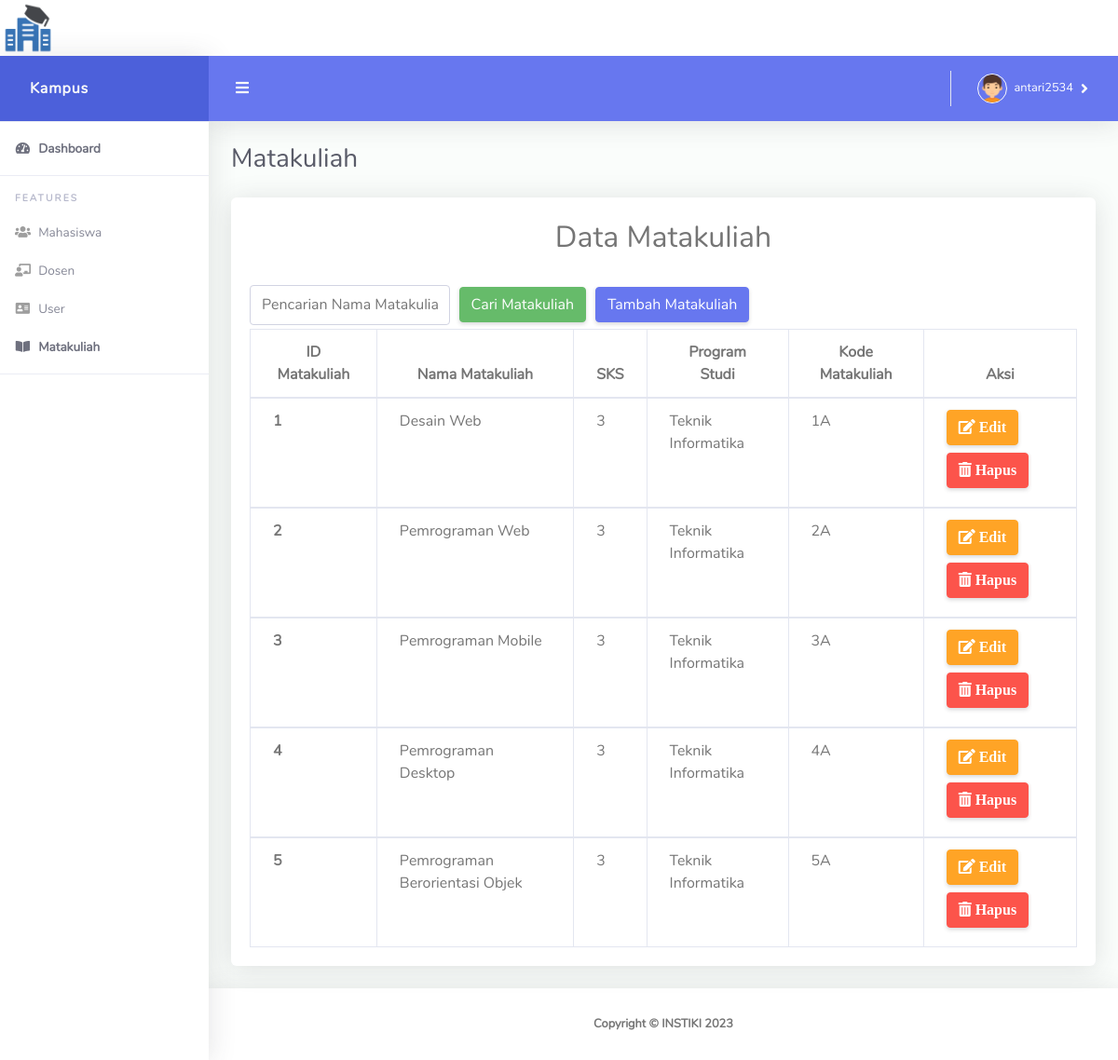
The app's page /index.php?hal=matakuliah (signed in), older data.
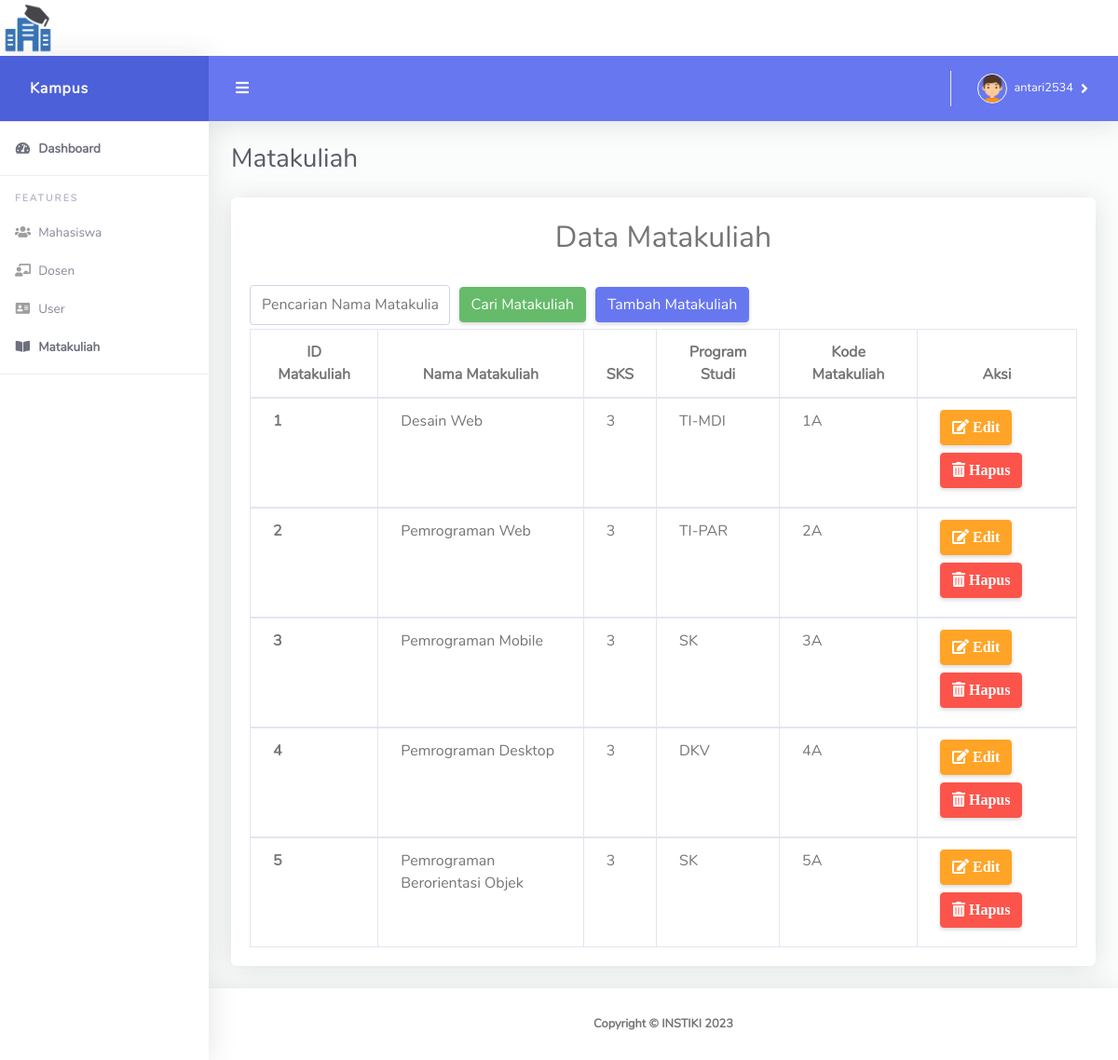
The same page, newer data.
### tables this page shows
CREATE TABLE `dbmatakuliah` (
  `id_matakuliah` int(11) NOT NULL,
  `nama_matakuliah` varchar(100) NOT NULL,
  `sks` int(11) NOT NULL,
  `program_studi` varchar(100) NOT NULL,
  `kode_matakuliah` varchar(20) NOT NULL
);

### Data/matakuliah/matakuliah.php (the view, shortened to what this page needs)
<div class="container-fluid" id="container-wrapper">
  <div class="d-sm-flex align-items-center justify-content-between mb-4">
    <h1 class="h3 mb-0 text-gray-800">Matakuliah</h1>
  </div>
  <div class="card">
    <h2 class="mt-4" align="center">Data Matakuliah</h2>
    <div class="card-body">
      <form action="index.php?hal=matakuliah&" method="get">
        <div class="form-row align-items-center">
          <div class="col-sm-3 my-1">
            <input type="text" name="carimk" class="form-control" id="inlineFormInputName" placeholder="Pencarian Nama Matakuliah">
          </div>
          <div class="col-auto my-1">
            <button type="submit" class="btn btn-success">Cari Matakuliah</button>
          </div>
          <div class="col-sm-3 my-1">
            <a href="index.php?hal=mktambah" class="btn btn-primary">Tambah Matakuliah</a>
          </div>
        </div>
      </form>
      <div class="table-responsive">
        <table class="table table-bordered">
          <thead>
            <tr class="text-center">
              <th scope="col">ID Matakuliah</th>
              <th scope="col">Nama Matakuliah</th>
              <th scope="col">SKS</th>
              <th scope="col">Program Studi</th>
              <th scope="col">Kode Matakuliah</th>
              <th scope="col">Aksi</th>
            </tr>
          </thead>
          <?php
          if (isset($_GET['carimk'])) {
            $cari = $_GET['carimk'];
            $tampil = mysqli_query($koneksi, "SELECT * FROM dbmatakuliah WHERE nama_matakuliah like'%" . $cari . "%'");
          } else {
            $tampil = mysqli_query($koneksi, "SELECT * FROM dbmatakuliah");
          }
          while ($data = mysqli_fetch_array($tampil)) {
          ?>
            <tbody>
              <tr>
                <th scope="row"><?php echo $data['id_matakuliah']; ?></th>
                <td><?php echo $data['nama_matakuliah']; ?></td>
                <td><?php echo $data['sks']; ?></td>
                <td><?php echo $data['program_studi']; ?></td>
                <td><?php echo $data['kode_matakuliah']; ?></td>
                <td>
                  <?php
                  echo '
                <a href="index.php?hal=mkedit&id=' . $data['id_matakuliah'] . '" class="btn btn-warning mb-2"><i class="fas fa-edit"> Edit</a></i>
                <a href="index.php?hal=mkhapus&id=' . $data['id_matakuliah'] . '" class="btn btn-danger mb-2"><i class="fas fa-trash-alt"> Hapus</a></i>
                '; ?>
                </td>
              </tr>
            </tbody>
          <?php
          }
          ?>
        </table>
      </div>
    </div>
  </div>
</div>

Row changes from the older to the newer data that the page shows:
changed dbmatakuliah "Desain Web": program_studi "Teknik Informatika" → "TI-MDI"
changed dbmatakuliah "Pemrograman Web": program_studi "Teknik Informatika" → "TI-PAR"
changed dbmatakuliah "Pemrograman Mobile": program_studi "Teknik Informatika" → "SK"
changed dbmatakuliah "Pemrograman Desktop": program_studi "Teknik Informatika" → "DKV"
changed dbmatakuliah "Pemrograman Berorientasi Objek": program_studi "Teknik Informatika" → "SK"
